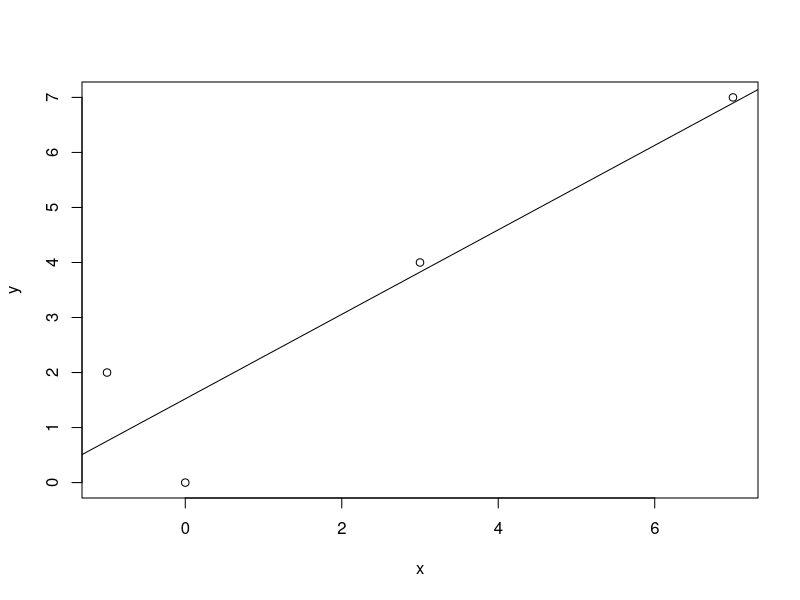

Generate this figure with R:
x = c(-1, 0, 3, 7)
y = c(2, 0, 4, 7)

n = length(x)

num = sum(x * y) - sum(x) * sum(y) / n
den = sum(x * x) - sum(x) * sum(x) / n

B1 = num / den
B0 = (sum(y) - (B1 * sum(x))) / n

plot(x, y)
abline(B0, B1)

print('For x = 1 predicted value is')
print(B1 * 1 + B0)